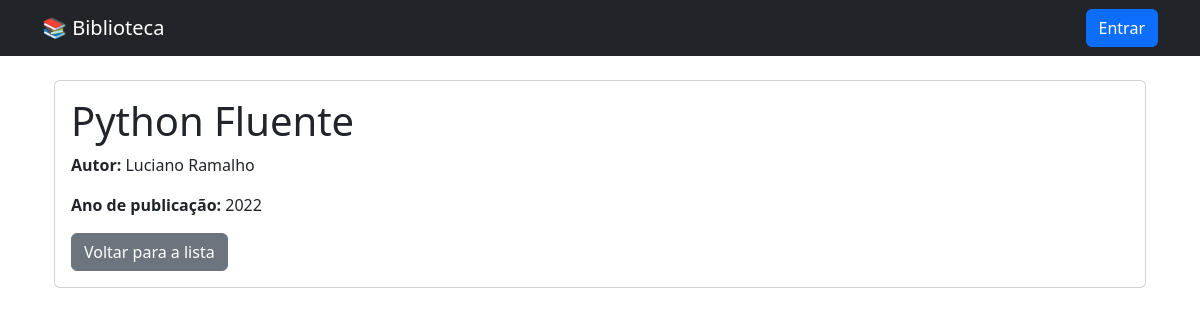
Screenshot of /livros/6/ with the database file from the repository.
### livros/models.py (models this page shows, shortened)
class Livro(models.Model):
    titulo = models.CharField(max_length=100)
    autor = models.CharField(max_length=100)
    ano_publicacao = models.IntegerField()

### livros/views.py (the view)
# urls.py: path('<int:id>/', views.detalhe_livro, name='detalhe_livro'),
def detalhe_livro(request, id):
    livro = get_object_or_404(Livro, id=id)
    contexto = {
        'livro': livro
    }
    return render(request, 'livros/detalhe_livro.html', contexto)

### livros/templates/livros/detalhe_livro.html (shortened to what this page needs)
{% extends 'livros/base.html' %}
 {% block content %}
    <div class="container mt-4">
        <div class="card">
            <div class="card-body">
                <h1 class="card-title">
                    {{ livro.titulo }}
                </h1>
                <p class="card-text">
                    <strong>Autor:</strong> {{ livro.autor }}
                </p>
                <p class="card-text">
                    <strong>Ano de publicação:</strong> {{ livro.ano_publicacao }}
                </p>
                <a href="{% url 'lista_livros' %}" class="btn btn-secondary">
                    Voltar para a lista
                </a>
            </div>
        </div>
    </div>
{% endblock %}

### rows the page displays
Livro: titulo "Python Fluente", autor "Luciano Ramalho", ano_publicacao "2022"
